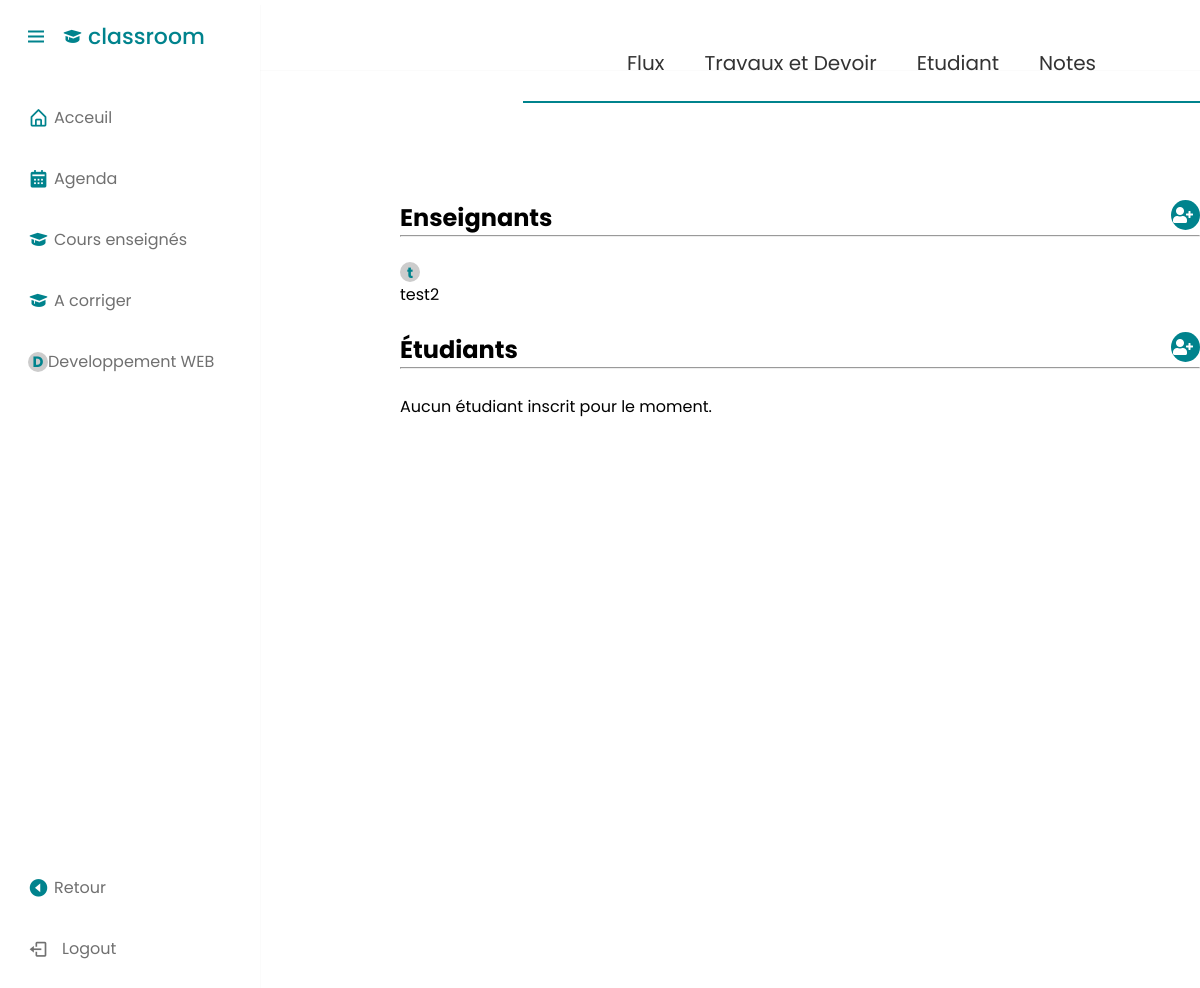
Page /classroom/detail_cours/OR9Z64/students/ on the committed database.
### PNP/models/Cours.py (models this page shows, shortened)
class Cours(models.Model):
    name = models.CharField(max_length=100, default='')
    class_name = models.CharField(max_length=100, default='')
    teacher = models.ForeignKey(User, on_delete=models.CASCADE, related_name='teacher', editable=False)
    salle = models.CharField(max_length=50, default='')
    subject = models.CharField(max_length=100, default='')
    code = models.CharField(max_length=10, unique=True, blank=True, editable=False)
    students = models.ManyToManyField(User, related_name='student', blank=True, editable=False)

### PNP/views.py (the view)
# urls.py: path('classroom/detail_cours/<str:code>/students/', students_page, name='students_page'),
def students_page(request, code):
    cours = get_object_or_404(Cours, code=code)
    students = cours.students.all()
    teacher_username = cours.teacher.username
    context = {
        'students': students,
        'teacher_username': teacher_username,
        'cours': cours
    }
    return render(request, 'classroom/students_page.html', context)

### PNP/templates/classroom/students_page.html (shortened to what this page needs)
{% load static %}
<!DOCTYPE html>
<html lang="en">
  <head>
    <link rel="stylesheet" href="{% static 'PNP/css/detailCours.css' %}"/>
    <link
      href="https://unpkg.com/boxicons@2.1.2/css/boxicons.min.css"
      rel="stylesheet"
    />
    <link rel="stylesheet" href="https://cdnjs.cloudflare.com/ajax/libs/font-awesome/5.15.4/css/all.min.css">
  </head>
  <body>
    <nav class="open">
      <div class="logo">
        <span class="logo-name">classroom</span>
      </div>
      <div class="sidebar">
        <div class="logo">
          <i class="bx bx-menu menu-icon"></i>
          <i class='bx bxs-graduation' ></i>
          <span class="logo-name">classroom</span>
        </div>
        <div class="sidebar-content">
          <ul class="lists">
            <li class="list">
              <a href="/classroom/" class="nav-link">
                <i class='bx bx-home-alt'></i>
                <span class="link">Acceuil</span>
              </a>
            </li>
            <li class="list">
              <a href="#" class="nav-link">
                <i class='bx bxs-calendar'></i>
                <span class="link">Agenda</span>
              </a>
            </li>
            <li class="list">
              <a href="/mes_cours" class="nav-link">
                <i class='bx bxs-graduation'></i>
                <span class="link">Cours enseignés</span>
              </a>
            </li>
            <li class="list">
              <a href="mes_cours/" class="nav-link">
                <i class='bx bxs-graduation'></i>
                <span class="link">A corriger</span>
              </a>
            </li>
            <li class="list">
              <a href="/classroom/detail_cours/{{cours.code}}" class="nav-link">
                <div id="userIcon" class="user-icon" style="color: #00838D">{{ cours.name|slice:":1" }}</div>
                <span class="link">{{ cours.name }}</span>
              </a>
            </li>
          </ul>
          <div class="bottom-cotent">
            <li class="list">
              <a href="" class="nav-link" onclick="goBack()">
                <i class='bx bxs-caret-left-circle' ></i>
                <span class="link"> Retour</span>
              </a>
            </li>
            <li class="list">
              <a href="/login" class="nav-link">
                <i class="bx bx-log-out icon"></i>
                <span class="link">Logout</span>
              </a>
            </li>
          </div>
        </div>
      </div>
    </nav>
    <header>
      <div class="menuHeader">
          <ul>
              <li><a href="">Flux</a></li>
              <li><a href="/classroom/detail_cours/{{cours.code}}/travaux_et_devoir/">Travaux et Devoir</a></li>
              <li><a href="/classroom/detail_cours/{{ cours.code }}/students/">Etudiant</a></li>
              <li><a href="">Notes</a></li>
          </ul>
      </div>
  </header>
 <div class="containerBase">
  <div class="container1">
    <div class="container1">
      <div class="add-person-icon">
        <i class="fas fa-user-plus"></i>
    </div>
    <h2>Enseignants</h2>
    <hr>
    <br>
    <div>
    <span class="user-icon" style="color: #00838D">{{ cours.teacher.username |slice:":1"}}</span>
    <span>{{ cours.teacher.username }}</span>
   </div>
   <br>
  </div>
  <div class="container1">
    <div class="add-person-icon">
      <i class="fas fa-user-plus"></i>
  </div>
    <h2>Étudiants</h2>
    <hr>
    <br>
    {% if students %}
        {% for student in students %}
            <div>
                <span class="user-icon" style="color: #00838D">{{ cours.teacher.username |slice:":1"}}</span>
                <span>{{ student.username }}</span>
            </div>
        {% endfor %}
    {% else %}
        <p>Aucun étudiant inscrit pour le moment.</p>
    {% endif %}
</div>
 </div>
</body>

### PNP/static/PNP/css/detailCours.css (style rules this page uses)
* { margin: 0; padding: 0; box-sizing: border-box; font-family: "Poppins", sans-serif; }
body { min-height: 100%; background: #e3f2fd; }
nav { position: fixed; top: 0; left: 0; height: 70px; width: 100%; display: flex; align-items: center; background: #fff; box-shadow: 0 0 1px rgba(0, 0, 0, 0.1); }
nav .logo { display: flex; align-items: center; margin: 0 24px; }
.logo .menu-icon { color: #00838D; font-size: 24px; margin-right: 14px; cursor: pointer; }
.logo .logo-name { color: #00838D; font-size: 22px; font-weight: 500; }
nav .sidebar { position: fixed; top: 0; left: -100%; height: 100%; width: 260px; padding: 20px 0; background-color: #fff; box-shadow: 0 5px 1px rgba(0, 0, 0, 0.1); transition: all 0.4s ease; }
nav.open .sidebar { left: 0; }
.sidebar .sidebar-content { display: flex; height: 100%; flex-direction: column; justify-content: space-between; padding: 30px 16px; }
.sidebar-content .list { list-style: none; }
.list .nav-link { display: flex; align-items: center; margin: 8px 0; padding: 14px 12px; border-radius: 8px; text-decoration: none; }
.nav-link .icon { margin-right: 14px; font-size: 20px; color: #707070; }
.nav-link .link { font-size: 16px; color: #707070; font-weight: 400; }
.user-icon { width: 20px; height: 20px; background-color: #ccc; border-radius: 50%; display: flex; justify-content: center; align-items: center; font-size: 15px; font-weight: bold; }
i { font-size: 21px; margin-right: 5px; vertical-align: unset; color: #00838D; }

### PNP/templates/classroom/students_page.html (style rules this page uses)
* { margin: 0; padding: 0; box-sizing: border-box; font-family: 'Poppins', sans-serif; text-decoration: none; }
body { min-height: 100vh; background-color: rgb(255, 255, 255); }
header { position: fixed; top: 25px; right: 0; padding: 0px 7%; display: flex; align-items: center; justify-content: space-between; border-bottom: 2px solid #00838D; z-index: 999; }
header .menuHeader ul { list-style: none; }
header .menuHeader ul li { position: relative; float: left; }
header .menuHeader ul li a { font-size: 20px; padding: 23px 20px; color: #333; display: flex; align-items: center; transition: 0.5s color ease; position: relative; font-weight:400; }
header .menuHeader ul li a:after { content: ""; position: absolute; background-color: #00838D; height: 4px; width: 0%; border-radius: 10px; right: 0; bottom: 0; transition: 0.4s; }
.containerBase { margin-top: 200px; margin-left:400px; }
.add-person-icon { width: 29px; height: 30px; background-color: #00838D; border-radius: 50%; display: flex; justify-content: center; align-items: center; float:right; }
.add-person-icon i { color: #fff; font-size: 16px; }

### rows in the picture
Cours: name "D", name "Developpement WEB", teacher.username "t", teacher.username "test2"
